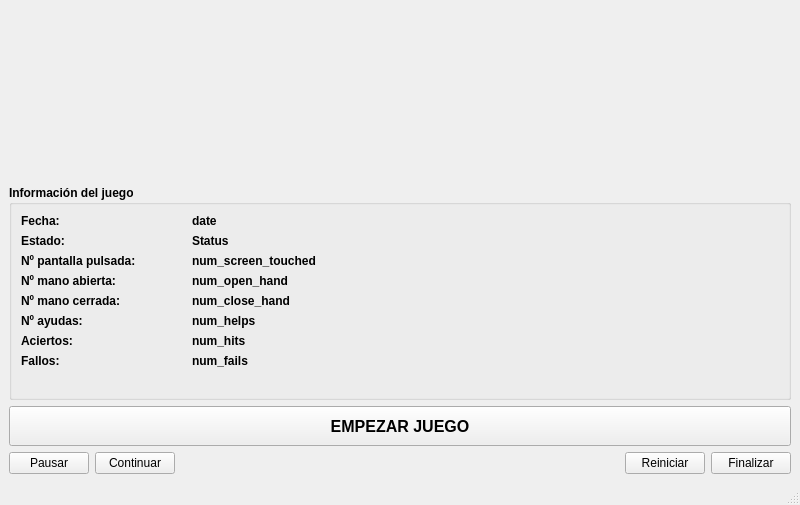
<?xml version="1.0" encoding="UTF-8"?>
<ui version="4.0">
 <class>AdminInterface</class>
 <widget class="QMainWindow" name="AdminInterface">
  <property name="geometry">
   <rect>
    <x>0</x>
    <y>0</y>
    <width>800</width>
    <height>505</height>
   </rect>
  </property>
  <property name="windowTitle">
   <string>MainWindow</string>
  </property>
  <widget class="QWidget" name="centralwidget">
   <layout class="QVBoxLayout" name="verticalLayout">
    <item>
     <widget class="QLabel" name="info_game_label">
      <property name="font">
       <font>
        <pointsize>14</pointsize>
        <weight>75</weight>
        <bold>true</bold>
       </font>
      </property>
      <property name="text">
       <string/>
      </property>
     </widget>
    </item>
    <item>
     <widget class="QImageWidget" name="admin_image" native="true"/>
    </item>
    <item>
     <widget class="QGroupBox" name="groupBox">
      <property name="font">
       <font>
        <pointsize>9</pointsize>
        <weight>75</weight>
        <bold>true</bold>
       </font>
      </property>
      <property name="title">
       <string>Información del juego</string>
      </property>
      <layout class="QFormLayout" name="formLayout">
       <property name="fieldGrowthPolicy">
        <enum>QFormLayout::AllNonFixedFieldsGrow</enum>
       </property>
       <item row="2" column="0">
        <widget class="QLabel" name="label">
         <property name="text">
          <string>Estado:</string>
         </property>
        </widget>
       </item>
       <item row="2" column="1">
        <widget class="QLabel" name="status_label">
         <property name="text">
          <string>Status</string>
         </property>
        </widget>
       </item>
       <item row="3" column="0">
        <widget class="QLabel" name="label_5">
         <property name="text">
          <string>Nº pantalla pulsada:               </string>
         </property>
        </widget>
       </item>
       <item row="3" column="1">
        <widget class="QLabel" name="num_screentouched_label">
         <property name="text">
          <string>num_screen_touched</string>
         </property>
        </widget>
       </item>
       <item row="4" column="0">
        <widget class="QLabel" name="label_3">
         <property name="text">
          <string>Nº mano abierta:</string>
         </property>
        </widget>
       </item>
       <item row="4" column="1">
        <widget class="QLabel" name="num_openhand_label">
         <property name="text">
          <string>num_open_hand</string>
         </property>
        </widget>
       </item>
       <item row="5" column="0">
        <widget class="QLabel" name="label_4">
         <property name="text">
          <string>Nº mano cerrada:</string>
         </property>
        </widget>
       </item>
       <item row="5" column="1">
        <widget class="QLabel" name="num_closedhand_label">
         <property name="text">
          <string>num_close_hand</string>
         </property>
        </widget>
       </item>
       <item row="6" column="0">
        <widget class="QLabel" name="label_6">
         <property name="text">
          <string>Nº ayudas:</string>
         </property>
        </widget>
       </item>
       <item row="6" column="1">
        <widget class="QLabel" name="num_helps_label">
         <property name="text">
          <string>num_helps</string>
         </property>
        </widget>
       </item>
       <item row="7" column="0">
        <widget class="QLabel" name="label_7">
         <property name="text">
          <string>Aciertos:</string>
         </property>
        </widget>
       </item>
       <item row="7" column="1">
        <widget class="QLabel" name="num_hits_label">
         <property name="text">
          <string>num_hits</string>
         </property>
        </widget>
       </item>
       <item row="8" column="0">
        <widget class="QLabel" name="label_9">
         <property name="text">
          <string>Fallos:</string>
         </property>
        </widget>
       </item>
       <item row="8" column="1">
        <widget class="QLabel" name="num_fails_label">
         <property name="text">
          <string>num_fails</string>
         </property>
        </widget>
       </item>
       <item row="9" column="0">
        <widget class="QLabel" name="label_2">
         <property name="text">
          <string/>
         </property>
        </widget>
       </item>
       <item row="1" column="0">
        <widget class="QLabel" name="label_8">
         <property name="text">
          <string>Fecha:</string>
         </property>
        </widget>
       </item>
       <item row="1" column="1">
        <widget class="QLabel" name="date_label">
         <property name="text">
          <string>date</string>
         </property>
        </widget>
       </item>
      </layout>
     </widget>
    </item>
    <item>
     <widget class="QPushButton" name="start_game_button">
      <property name="minimumSize">
       <size>
        <width>0</width>
        <height>40</height>
       </size>
      </property>
      <property name="font">
       <font>
        <pointsize>12</pointsize>
        <weight>75</weight>
        <bold>true</bold>
       </font>
      </property>
      <property name="text">
       <string>EMPEZAR JUEGO</string>
      </property>
     </widget>
    </item>
    <item>
     <layout class="QHBoxLayout" name="horizontalLayout">
      <item>
       <widget class="QPushButton" name="pause_game_button">
        <property name="text">
         <string>Pausar</string>
        </property>
       </widget>
      </item>
      <item>
       <widget class="QPushButton" name="continue_game_button">
        <property name="text">
         <string>Continuar</string>
        </property>
       </widget>
      </item>
      <item>
       <spacer name="horizontalSpacer">
        <property name="orientation">
         <enum>Qt::Horizontal</enum>
        </property>
        <property name="sizeHint" stdset="0">
         <size>
          <width>40</width>
          <height>20</height>
         </size>
        </property>
       </spacer>
      </item>
      <item>
       <widget class="QPushButton" name="reset_game_button">
        <property name="text">
         <string>Reiniciar</string>
        </property>
       </widget>
      </item>
      <item>
       <widget class="QPushButton" name="finish_game_button">
        <property name="text">
         <string>Finalizar</string>
        </property>
       </widget>
      </item>
     </layout>
    </item>
   </layout>
   <zorder>admin_image</zorder>
   <zorder>info_game_label</zorder>
   <zorder>groupBox</zorder>
   <zorder>start_game_button</zorder>
  </widget>
  <widget class="QStatusBar" name="statusBar"/>
 </widget>
 <customwidgets>
  <customwidget>
   <class>QImageWidget</class>
   <extends>QWidget</extends>
   <header>modules/QImageWidget.h</header>
   <container>1</container>
  </customwidget>
 </customwidgets>
 <resources/>
 <connections/>
</ui>
